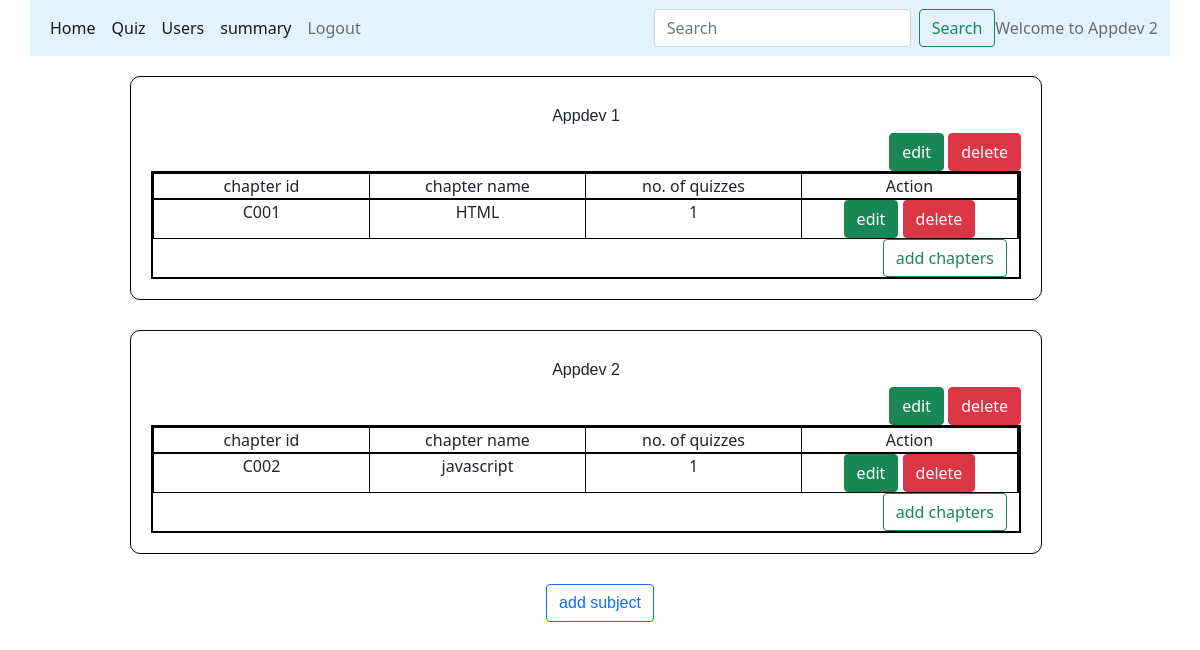
The page /admin_dashboard/Appdev 2 on the database its author committed.
### models/database.py (models this page shows)
class Subjects(db.Model):
    __tablename__="Subjects"
    id=db.Column(db.Integer, primary_key=True, autoincrement=True, unique=True)
    name=db.Column(db.String(100), nullable=False)
    description=db.Column(db.String(100), nullable=False)
    chapter=db.relationship("Chapters", backref='Subjects', cascade="all, delete-orphan")

class Chapters(db.Model):
    __tablename__="Chapters"
    id=db.Column(db.Integer, primary_key=True, autoincrement=True,unique=True)
    name=db.Column(db.String(100), nullable=False)
    description=db.Column(db.String(100), nullable=False)
    subject_id=db.Column(db.Integer, db.ForeignKey("Subjects.id", ondelete="CASCADE"), nullable=False)
    quiz=db.relationship('Quizzes', backref="Chapters", cascade="all, delete-orphan")

### controllers/main.py (the view)
@app.route("/admin_dashboard/<name>")
def admin_dashboard(name):
    subjects=Subjects.query.all()
    return render_template("admin_dashboard.html", name=name, subjects=subjects)

### templates/admin_dashboard.html
{%extends "admin_layout.html"%}
{%block content%}
            {%if subjects%}
            <div>
              {%for subject in subjects%}
              <div class="small_form">
                <div style="text-align: right;">
                  <h4 class="center">{{subject.name}}</h4>
                  <a class="btn btn-success" href="/subject/{{subject.id}}/{{name}}" role="button">edit</a>
                  <a class="btn btn-danger" href="/subject/{{subject.id}}/{{name}}/delete" role="button">delete</a>
                </div>
                <div class="container text-center">
                  <div class="row">
                    <div class="col">
                      chapter id
                    </div>
                    <div class="col">
                      chapter name
                    </div>
                    <div class="col">
                     no. of quizzes
                    </div>
                    <div class="col">
                      Action
                    </div>
                  </div>
                  {%if subject.chapter%}
                  {%for chapter in subject.chapter%}
                  <div class="row">
                    <div class="col">
                      C00{{chapter.id}}
                    </div>
                    <div class="col">
                    {{chapter.name}}
                    </div>
                    <div class="col">
                      {{chapter.quiz | length}}
                    </div>
                    <div class="col">
                      <a class="btn btn-success" href="/edit/{{subject.id}}/{{chapter.id}}/{{name}}" role="button">edit</a>
                      <a class="btn btn-danger" href="/chapter/{{chapter.id}}/{{name}}/delete" role="button">delete</a>
                    </div>
                  </div>
                  {%endfor%}
                  {%else%}
                  <div class="center">
                    <h5>no chapter added yet</h5>
                  </div>
                  {%endif%}
                  <div style="text-align: right;">
                    <a class="btn btn-outline-success" href="/new_chapter/{{subject.id}}/{{name}}" role="button">add chapters</a>
                  </div>
                </div>
              </div>
              {%endfor%}
              {%else%}
              <div class="center">
                <h4>No Subject added till now</h4>
              </div>
              {%endif%}
              <div class="center">
                <a class="btn btn-outline-primary" href="/new_subject/{{name}}" role="button">add subject</a>
              </div>
            </div>
{%endblock%}

### templates/admin_layout.html (shortened to what this page needs)
<!DOCTYPE html>
<html>
<head>
    <link rel="stylesheet" href="\static\main.css">
    <link href="https://cdn.jsdelivr.net/npm/bootstrap@5.0.2/dist/css/bootstrap.min.css" rel="stylesheet">
</head>
<body>
  <div style="width: 95%; margin-left: 30px;">
    <nav class="navbar navbar-expand-lg navbar-light" style="background-color: #e3f2fd;">
      <div class="container-fluid">
        <div class="collapse navbar-collapse" id="navbarText">
          <ul class="navbar-nav me-auto mb-2 mb-lg-0">
            <li class="nav-item">
              <a class="nav-link active" aria-current="page" href="/admin_dashboard/{{name}}">Home</a>
            </li>
            <li class="nav-item">
              <a class="nav-link active" aria-current="page" href="/quiz_management/{{name}}">Quiz</a>
            </li>
            <li class="nav-item">
              <a class="nav-link active" aria-current="page" href="/users/{{name}}">Users</a>
            </li>
            <li class="nav-item">
              <a class="nav-link active" aria-current="page" href="/admin_summary/{{name}}">summary</a>
            </li>
            <li class="nav-item">
              <a class="nav-link" href="/login">Logout</a>
            </li>
          </ul>
          <form class="d-flex" method="POST" action="/search/{{name}}">
            <input class="form-control me-2" type="search" placeholder="Search" aria-label="Search" name="admin_search" id="admin_search">
            <button class="btn btn-outline-success" type="submit">Search</button>
          </form>
          <span class="navbar-text">
            Welcome to {{name}}
          </span>
        </div>
      </div>
    </nav>
    {%block content%}{%endblock%}
  </div>
</body>
</html>

### static/main.css (style rules this page uses)
* { margin: 0px; }
.container { border: 2px solid black; width: 180%; }
.small_form { border: 1px solid black; width: 80%; height: auto; margin-top: 20px; padding: 20px; border-radius: 10px; margin-left: 100px; margin-bottom: 30px; padding-bottom: 20px; }
.row { border: 1px solid black; }
.col { border-right: 1px solid black; }
.center { text-align: center; font: 1em sans-serif; margin-top: 10px; }

### rows shown on the page
Subjects: name "Appdev 2"
Subjects: name "Appdev 1"
Chapters: id "1", name "HTML", quiz|length "1"
Chapters: id "2", name "javascript", quiz|length "1"
